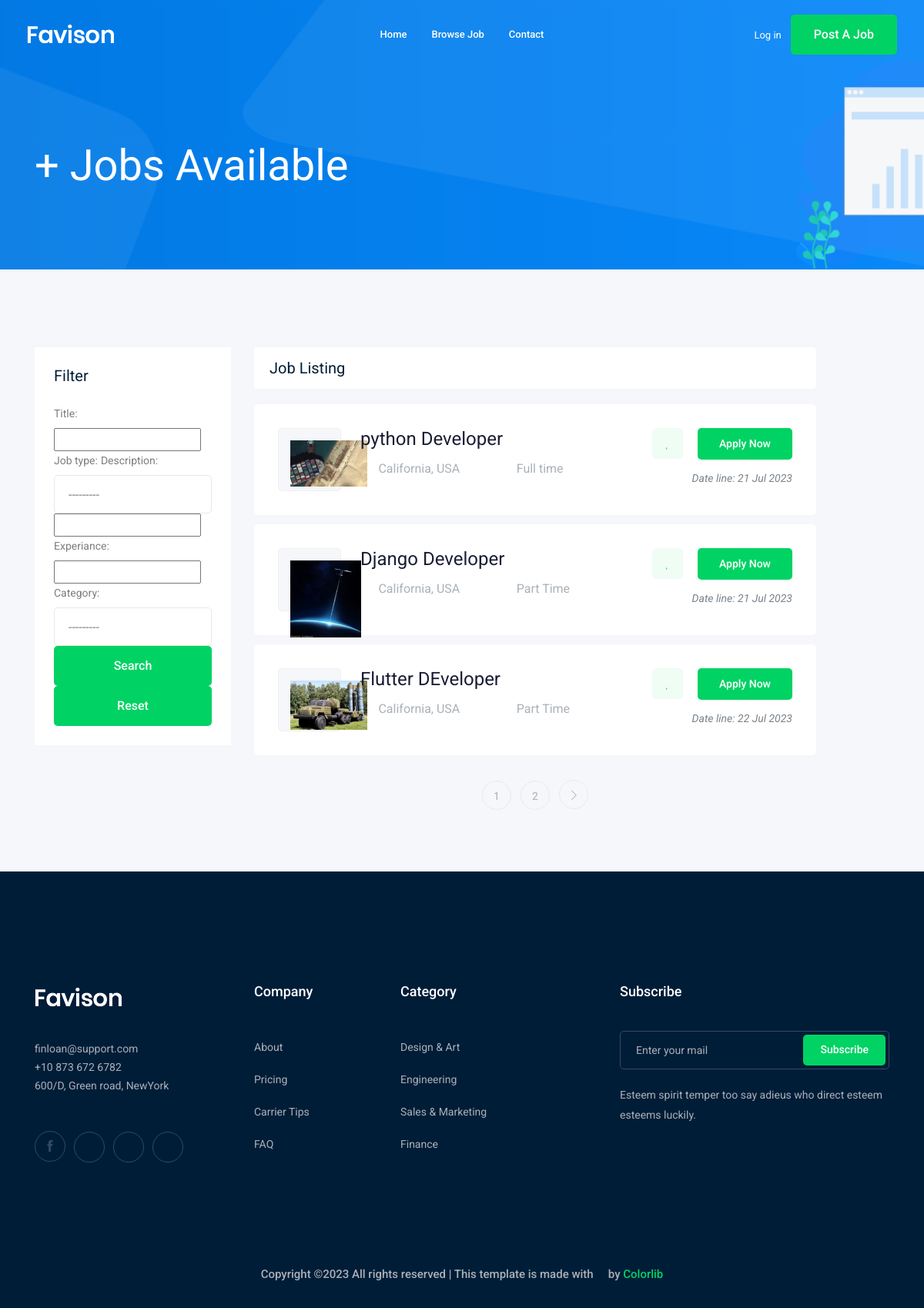
Screenshot of /jobs/ with the database file from the repository.
### job/models.py (models this page shows, shortened)
class Job(models.Model): #as a table
    owener=models.ForeignKey(User,related_name='job_owner',on_delete=models.CASCADE)
    title=models.CharField(max_length=100) #colomn
    job_type=models.CharField(max_length=15,choices=JOB_TYPE)
    description=models.TextField(max_length=1000)
    puplished_at=models.DateTimeField(auto_now=True)
    vacancy=models.IntegerField(default=1)
    salary=models.IntegerField(default=0)
    experiance=models.IntegerField(default=1)
    category=models.ForeignKey('Category',on_delete=models.CASCADE)
    image=models.ImageField(upload_to=image_upload)
    slug=models.SlugField(blank=True,null=True)
    def __str__(self):
        return self.title

### job/views.py (the view)
# urls.py: path('',views.job_list,name='job_list'),#all jobs
def job_list(request):
    job_list=Job.objects.all()
    myfilter = JobFilter(request.GET, queryset=job_list)
    job_list=myfilter.qs
    paginator = Paginator(job_list, 3)  # Show 25 contacts per page.
    page_number = request.GET.get("page")
    page_obj = paginator.get_page(page_number)
    context={'jobs':page_obj,'myfilter':myfilter} #template name
    return render(request,'job/job_list.html',context)

### job/models.py (called while the page is built)
    def __str__(self):
        return self.name

### job/templates/job/job_list.html (shortened to what this page needs)
{% extends 'base.html'%}
{% block body %}
    <div class="bradcam_area bradcam_bg_1">
        <div class="container">
            <div class="row">
                <div class="col-xl-12">
                    <div class="bradcam_text">
                        <h3>{{jobs.count}}+ Jobs Available</h3>
                    </div>
                </div>
            </div>
        </div>
    </div>
    <div class="job_listing_area plus_padding">
        <div class="container">
            <div class="row">
                <div class="col-lg-3">
                    <div class="job_filter white-bg">
                        <div class="form_inner white-bg">
                            <h3>Filter</h3>
                            <form action="#" method="GET">
                             {{myfilter.form}}
                               <button  class="boxed-btn3 w-100"  type="submit">Search</button>
                            </form>
                        </div>
                        <div class="reset_btn">
                            <button  class="boxed-btn3 w-100" type="submit">Reset</button>
                        </div>
                    </div>
                </div>
                <div class="col-lg-8">
                    <div class="recent_joblist_wrap">
                        <div class="recent_joblist white-bg ">
                            <div class="row align-items-center">
                                <div class="col-md-6">
                                    <h4>Job Listing</h4>
                                </div>
                            </div>
                        </div>
                    </div>
                    <div class="job_lists m-0">
                        <div class="row">
                            {%for job in jobs%}
                            <div class="col-lg-12 col-md-12">
                                <div class="single_jobs white-bg d-flex justify-content-between">
                                    <div class="jobs_left d-flex align-items-auto">
                                        <div class="thumb">
                                            <img src="{{job.image.url}}" style="max-height:100px;max-width:100px" alt="">
                                        </div>
                                        <div class="jobs_conetent">
                                            <a href="{% url 'jobs:job_detail' job.slug%}"><h4>{{job}}</h4></a>
                                            <div class="links_locat d-flex align-items-center">
                                                <div class="location">
                                                    <p> <i class="fa fa-map-marker"></i> California, USA</p>
                                                </div>
                                                <div class="location">
                                                    <p> <i class="fa fa-clock-o"></i> {{job.job_type}}</p>
                                                </div>
                                            </div>
                                        </div>
                                    </div>
                                    <div class="jobs_right">
                                        <div class="apply_now">
                                            <a class="heart_mark" href="#"> <i class="fa fa-heart"></i> </a>
                                            <a href="{% url 'jobs:job_detail' job.slug%}" class="boxed-btn3">Apply Now</a>
                                        </div>
                                        <div class="date">
                                            <p>Date line: {{job.puplished_at|date:'d M o'}}</p>
                                        </div>
                                    </div>
                                </div>
                            </div>
                            {%endfor%}
                        </div>
                        {%if jobs.has_other_pages%}
                                <div class="row">
                                    <div class="col-lg-12">
                                        <div class="pagination_wrap">
                                            <ul>
                                                {%for i in jobs.paginator.page_range%}
                                                <li><a href="?page={{i}}"><span>{{i}}</span></a></li>
                                                {%endfor%}
                                                {%if jobs.has_next%}
                                                    <li><a href="?page={{ job.next_page_number }}"> <i class="ti-angle-right"></i> </a></li>
                                                {%endif%}
                                            </ul>
                                        </div>
                                    </div>
                                </div>
                        {%endif%}
                    </div>
                </div>
            </div>
        </div>
    </div>
{% endblock body %}

### rows the page displays
Job: image (picture), title "python Developer", job_type "Full time", puplished_at "21 Jul 2023"
Job: image (picture), title "Django Developer", job_type "Part Time", puplished_at "21 Jul 2023"
Job: image (picture), title "Flutter DEveloper", job_type "Part Time", puplished_at "22 Jul 2023"

### other values shown
{{ i }} "1" "2"
